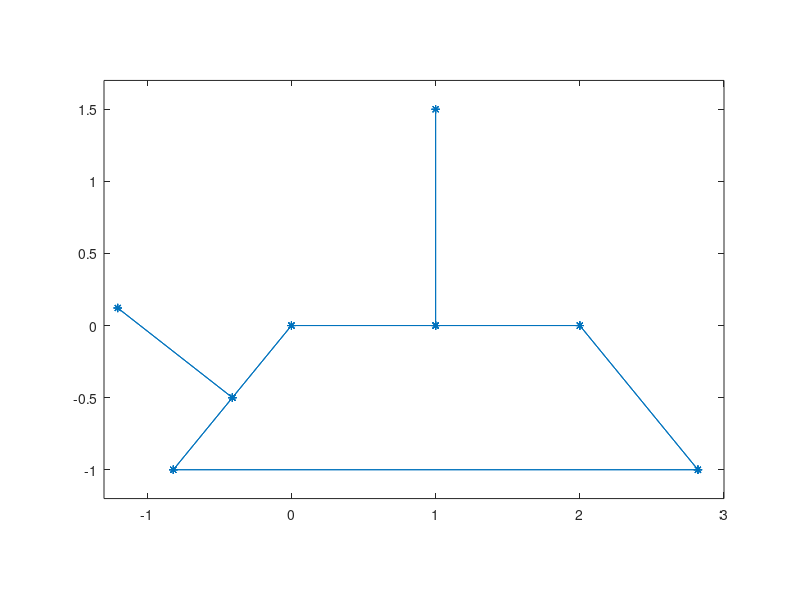

The MATLAB source for this figure:
% a = 5.7;    %Max lenght of plastic
% b = 1;      %Depth of plastic
% c = 1.5;    %Height of sonar
% d = 2;      %Sonar PCB's width
% e = 50;     %Length of deadspace
% 
% format shortg
% 
% P1 = [0, b];
% P2 = [0, b+c];
% P7 = [-a/2, 0];
% P6 = [-d/2, b];
% P8 = [-P7(1), 0];
% P9 = [-P6(1), b];
% 
% angleP7P6 = (b-P7(2))/P6(1)-P7(1);
% 
% P3=[(P7(1)-P6(1))/2+P6(1), b/2];
% angleP3P4 = -1/angleP7P6;
% 
% yP4 = abs(sin(atan(angleP3P4))*c/sin(90))+P3(2);
% P4b = P3(2)-angleP3P4*P3(1);
% P4 = [(yP4-P4b)/angleP3P4, yP4];
% 
% distP4P3 = sqrt((P3(1)-P4(1))^2+(P3(2)-P4(2))^2);
% 
% distP2P4 = sqrt((P2(1)-P4(1))^2+(P2(2)-P4(2))^2);
% Deadspace = (distP2P4 + 2*e)/2
% 
% Data = [
%     P7(1) 0 P8(1) P9(1) P1(1) P2(1) P6(1) P3(1) P4(1);
%     P7(2) 0 P8(2) P9(2) P1(2) P2(2) P6(2) P3(2) P4(2)
%     ];
% Data = Data';
% 
% Connections = [
%     0 1 0 0 0 0 0 1 0; %P7
%     1 0 1 0 0 0 0 0 0; %Origo
%     0 0 1 0 0 0 0 0 0; %P8
%     0 0 1 0 0 0 1 0 0; %P9
%     0 0 0 0 0 1 1 0 0; %P1
%     0 0 0 0 0 0 0 0 1; %P2
%     0 0 0 0 0 0 0 1 0; %P6
%     0 0 0 0 0 0 0 0 1; %P3
%     0 0 0 0 0 0 0 0 0];%P4 
% 
% Points = P6;
% 
% figure(1)
% gplot(Connections, Data, '-*')
% axis square;
% axis on;
% axis([-4 4 -0.5 3]);


a = 5.7;    %Max lenght of plastic
d = 1;      %Depth of plastic
c = 1.5;    %Height of sonar
b = 2;      %Sonar PCB's width
e = 50;     %Length of deadspace
SonarAngle = 67;

format shortg

P1 = [0, 0];
P2 = [b/2, 0];
P8 = [b/2, c];
P9 = [0, 0];

distP8P7 = 2.6; %Assume distance between tip of sonars are 3.5 - adjust to see effects

angleP7P9P8 = acosd((e^2+e^2-distP8P7^2)/(2*e*e));
angleP7P8P9 = (180 - angleP7P9P8)/2;

arc1 = SonarAngle/2 + angleP7P8P9 - 90;
aP7P8 = tand(arc1);
bP7P8 = P8(2)-aP7P8*P8(1);
P7y = P8(2) - sind(atand(aP7P8))*distP8P7;
P7x = (P7y - bP7P8)/aP7P8;
P7 = [P7x, P7y];


arc2 = SonarAngle/2 + angleP7P8P9;
aP7P6 = tand(arc2);
bP7P6 = P7(2) - aP7P6 * P7(1);
P6y = P7(2) + sind(atand(aP7P6)) * c;
P6x = (P6y - bP7P6) / aP7P6;
P6 = [P6x, -1/2*d];

aP6P1 = -1/aP7P6;
vinkel = atand(aP6P1)
P5=[P6(1)*2, -d];

P3= [P2(1)*2, 0];
P4= [-P5(1)+P3(1), P5(2)];



%Dataplot
Data = [
    P1(1) P2(1) P3(1) P4(1) P5(1) P6(1) P7(1) P8(1) P9(1);
    P1(2) P2(2) P3(2) P4(2) P5(2) P6(2) P7(2) P8(2) P9(2)
    ];
Data = Data';

Connections = [
   %1 2 3 4 5 6 7 8 9
    1 1 0 0 0 1 0 0 0; %P1
    1 1 1 0 0 0 0 1 0; %P2
    0 1 1 1 0 0 0 0 0; %P3
    0 0 1 1 1 0 0 0 0; %P4
    0 0 0 1 1 1 0 0 0; %P5
    1 0 0 0 1 1 1 0 0; %P6
    0 0 0 0 0 1 1 0 0; %P7
    0 1 0 0 0 0 0 1 0; %P8
    0 0 0 0 0 0 0 0 0];%P9 

figure(2)
gplot(Connections, Data, '-*')
%axis square;
axis on;
axis equal;
axis([-1.3 3 -1.2 1.7]);

    